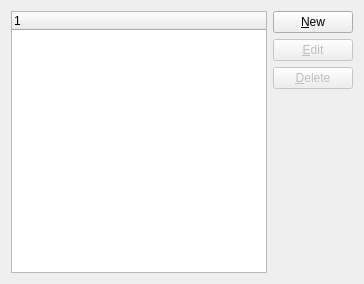
       <widget class="QWidget" name="_hotkeys" >
        <attribute name="title" >
         <string>Hot Keys</string>
        </attribute>
        <layout class="QGridLayout" >
         <item row="0" column="0" >
          <widget class="XTreeWidget" name="_hotkey" >
           <property name="sizePolicy" >
            <sizepolicy vsizetype="Expanding" hsizetype="Expanding" >
             <horstretch>0</horstretch>
             <verstretch>0</verstretch>
            </sizepolicy>
           </property>
          </widget>
         </item>
         <item row="0" column="1" >
          <layout class="QVBoxLayout" >
           <item>
            <widget class="QPushButton" name="_new" >
             <property name="text" >
              <string>&amp;New</string>
             </property>
             <property name="shortcut" >
              <string>Alt+N</string>
             </property>
            </widget>
           </item>
           <item>
            <widget class="QPushButton" name="_edit" >
             <property name="enabled" >
              <bool>false</bool>
             </property>
             <property name="text" >
              <string>&amp;Edit</string>
             </property>
             <property name="shortcut" >
              <string>Alt+E</string>
             </property>
            </widget>
           </item>
           <item>
            <widget class="QPushButton" name="_delete" >
             <property name="enabled" >
              <bool>false</bool>
             </property>
             <property name="text" >
              <string>&amp;Delete</string>
             </property>
             <property name="shortcut" >
              <string>Alt+D</string>
             </property>
            </widget>
           </item>
           <item>
            <spacer>
             <property name="orientation" >
              <enum>Qt::Vertical</enum>
             </property>
             <property name="sizeType" >
              <enum>QSizePolicy::Expanding</enum>
             </property>
             <property name="sizeHint" >
              <size>
               <width>20</width>
               <height>184</height>
              </size>
             </property>
            </spacer>
           </item>
          </layout>
         </item>
        </layout>
       </widget>
